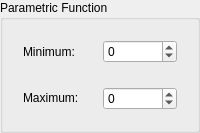
                     <widget class="QGroupBox" name="paramFuncGroupBox">
                      <property name="title">
                       <string>Parametric Function</string>
                      </property>
                      <layout class="QVBoxLayout" name="verticalLayout_19">
                       <item>
                        <widget class="QWidget" name="minTWidget" native="true">
                         <layout class="QHBoxLayout" name="horizontalLayout_4">
                          <item>
                           <widget class="QLabel" name="minTLabel">
                            <property name="text">
                             <string>Minimum: </string>
                            </property>
                           </widget>
                          </item>
                          <item>
                           <widget class="QSpinBox" name="minTSpinBox">
                            <property name="accelerated">
                             <bool>true</bool>
                            </property>
                            <property name="minimum">
                             <number>-100</number>
                            </property>
                            <property name="maximum">
                             <number>100</number>
                            </property>
                           </widget>
                          </item>
                         </layout>
                        </widget>
                       </item>
                       <item>
                        <widget class="QWidget" name="maxTWidget" native="true">
                         <layout class="QHBoxLayout" name="horizontalLayout_5">
                          <item>
                           <widget class="QLabel" name="maxTLabel">
                            <property name="sizePolicy">
                             <sizepolicy hsizetype="Preferred" vsizetype="Fixed">
                              <horstretch>0</horstretch>
                              <verstretch>0</verstretch>
                             </sizepolicy>
                            </property>
                            <property name="text">
                             <string>Maximum: </string>
                            </property>
                           </widget>
                          </item>
                          <item>
                           <widget class="QSpinBox" name="maxTSpinBox">
                            <property name="accelerated">
                             <bool>true</bool>
                            </property>
                            <property name="minimum">
                             <number>-100</number>
                            </property>
                            <property name="maximum">
                             <number>100</number>
                            </property>
                           </widget>
                          </item>
                         </layout>
                        </widget>
                       </item>
                      </layout>
                     </widget>
